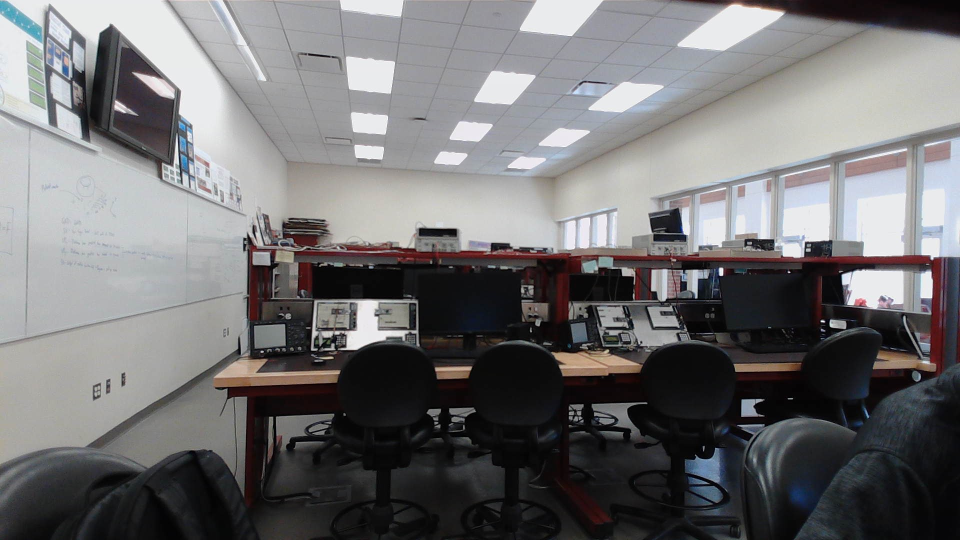
#> input picture Deven/L1.jpg, 1920 x 1080 px (shown at 1/2 size)
$ python -i panorama.py   (imports and definitions only)
#> lines starting #> are read from the running program, lines starting #| are printed output that depends on the picture
import numpy as np
import imutils
import cv2

class Stitcher:
    def __init__(self):
        # determine if we are using OpenCV v3.X
        self.isv3 = imutils.is_cv3(or_better=True)
        self.cachedH = None

    def stitch(self, images, ratio=0.5, reprojThresh=1.0):
		# unpack the images
            (imageB, imageA) = images
            # if the cached homography matrix is None, then we need to
            # apply keypoint matching to construct it
            if self.cachedH is None:
                # detect keypoints and extract
                (kpsA, featuresA) = self.detectAndDescribe(imageA)
                (kpsB, featuresB) = self.detectAndDescribe(imageB)
                # match features between the two images
                M = self.matchKeypoints(kpsA, kpsB,
                    featuresA, featuresB, ratio, reprojThresh)
                # if the match is None, then there aren't enough matched
                # keypoints to create a panorama
                if M is None:
                    return None
                # cache the homography matrix
                self.cachedH = M[1]
            # apply a perspective transform to stitch the images together
            # using the cached homography matrix
            result = cv2.warpPerspective(imageA, self.cachedH,
                (imageA.shape[1] + imageB.shape[1], imageA.shape[0]))
            result[0:imageB.shape[0], 0:imageB.shape[1]] = imageB
            # return the stitched image
            return result

    # [70 lines left out: functions detectAndDescribe, matchKeypoints, drawMatches, not called in this run]

>>> import cv2
>>> picture = cv2.imread('L1.jpg', cv2.IMREAD_GRAYSCALE)
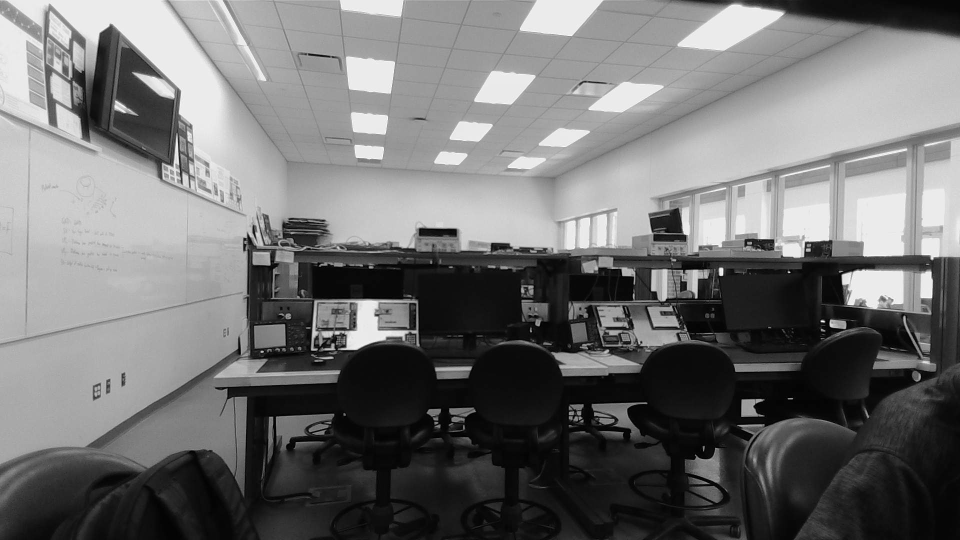
#> picture: shape (1080, 1920) (shown at 1/2 size); min 0, max 255, mean 113.7
>>> result = Stitcher().stitch(picture)
#> (the run stopped early here; a loop or call above may not have finished)

$ run again, on Deven/R1.jpg
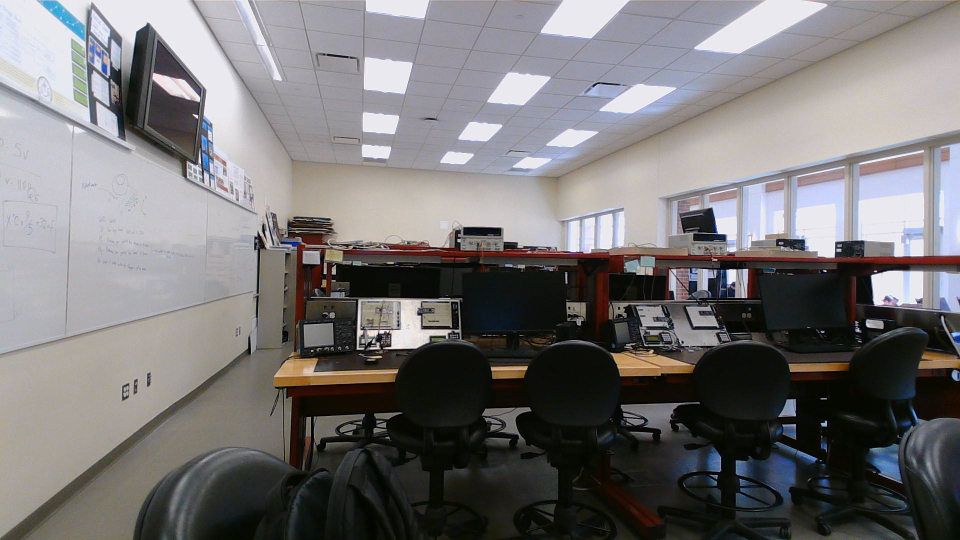
#> input picture Deven/R1.jpg, 1920 x 1080 px (shown at 1/2 size)
#> `picture = cv2.imread('L1.jpg', cv2.IMREAD_GRAYSCALE)`:
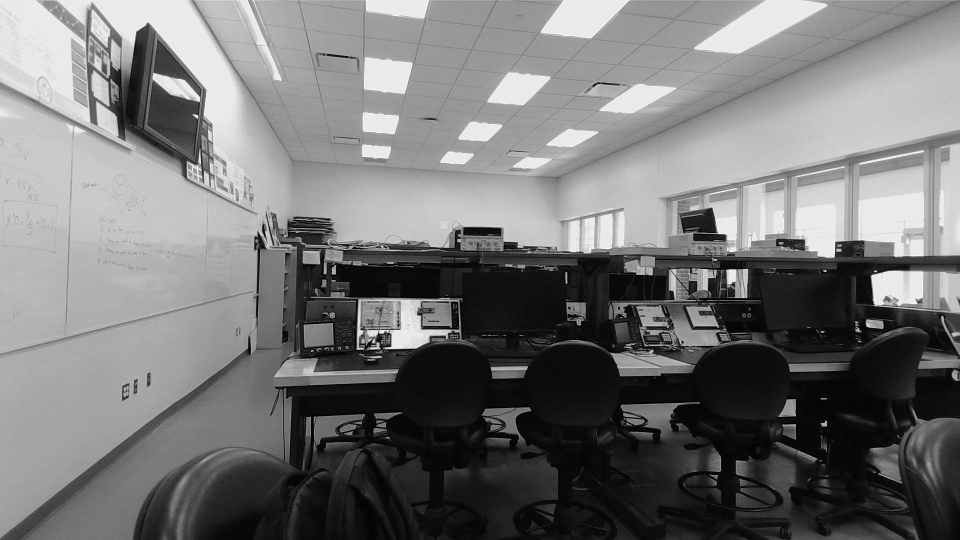
#> picture: shape (1080, 1920) (shown at 1/2 size); min 0, max 255, mean 117.7

$ run again, on Deven/one.jpg
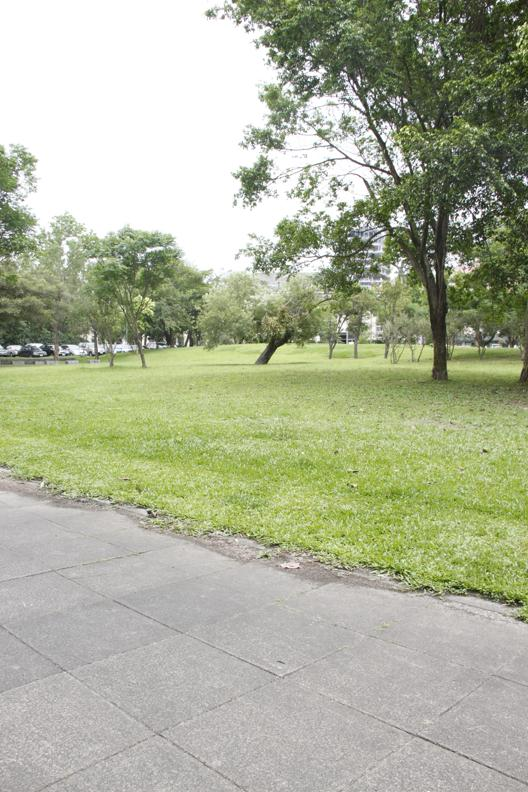
#> input picture Deven/one.jpg, 528 x 792 px
#> `picture = cv2.imread('L1.jpg', cv2.IMREAD_GRAYSCALE)`:
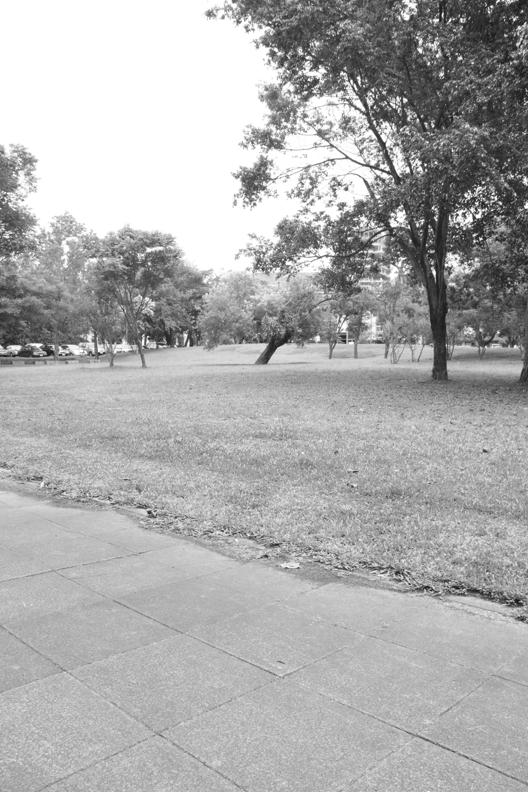
#> picture: shape (792, 528); min 12, max 255, mean 173.2

$ run again, on Deven/two.jpg
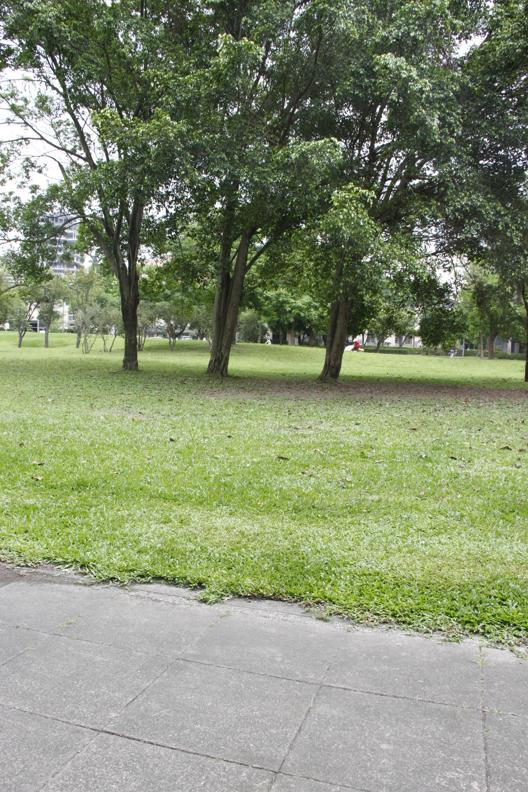
#> input picture Deven/two.jpg, 528 x 792 px
#> `picture = cv2.imread('L1.jpg', cv2.IMREAD_GRAYSCALE)`:
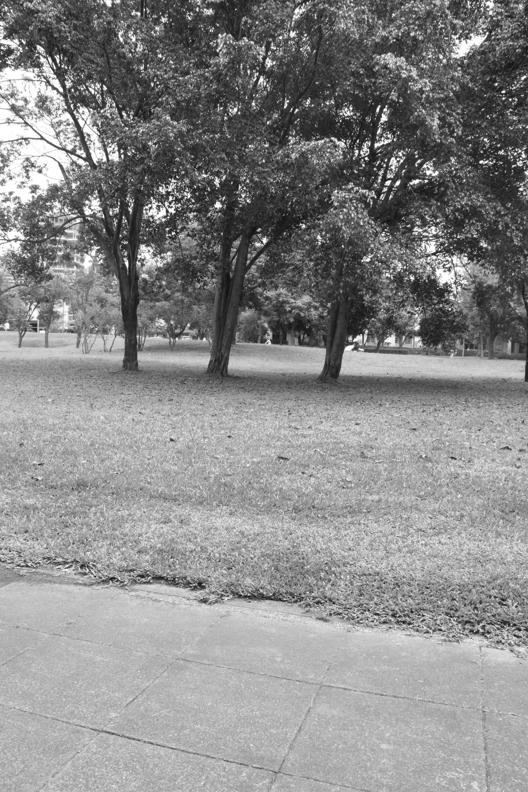
#> picture: shape (792, 528); min 8, max 255, mean 137.5
